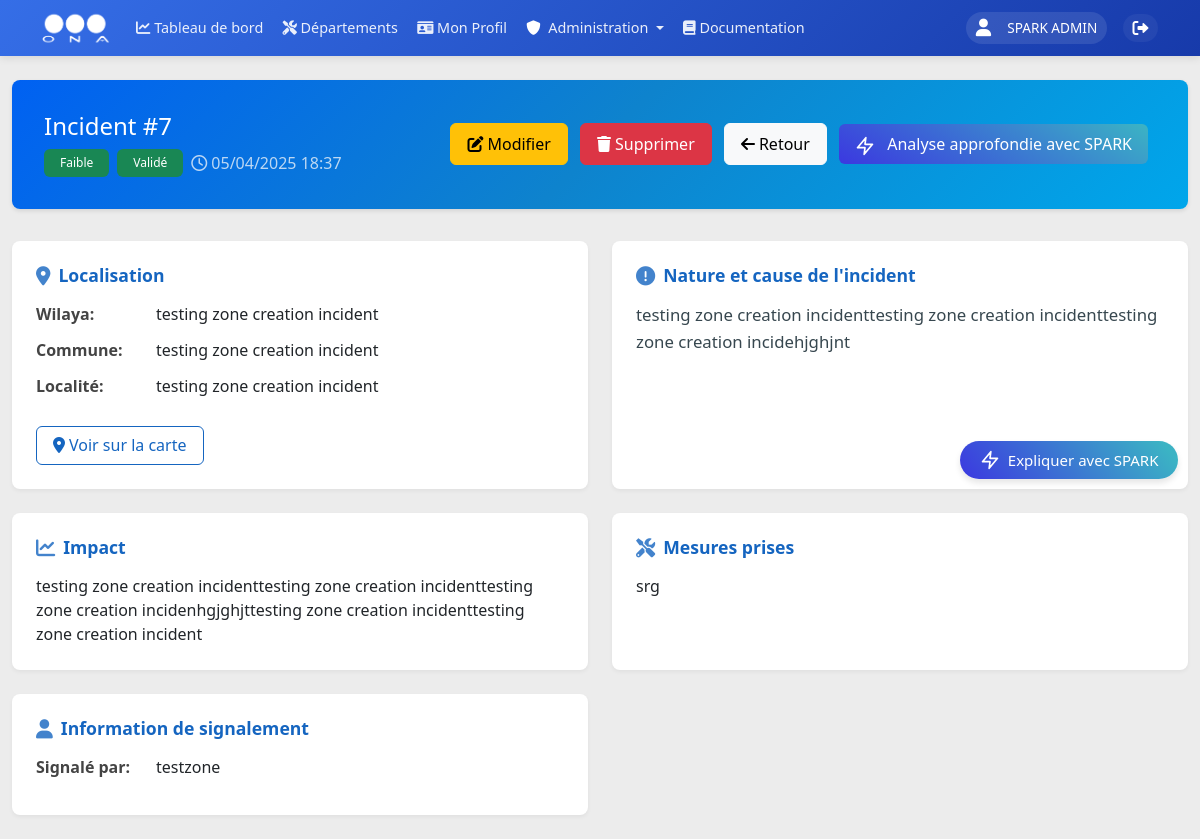
/incident/7 (signed in), run on an earlier commit of the app's database.
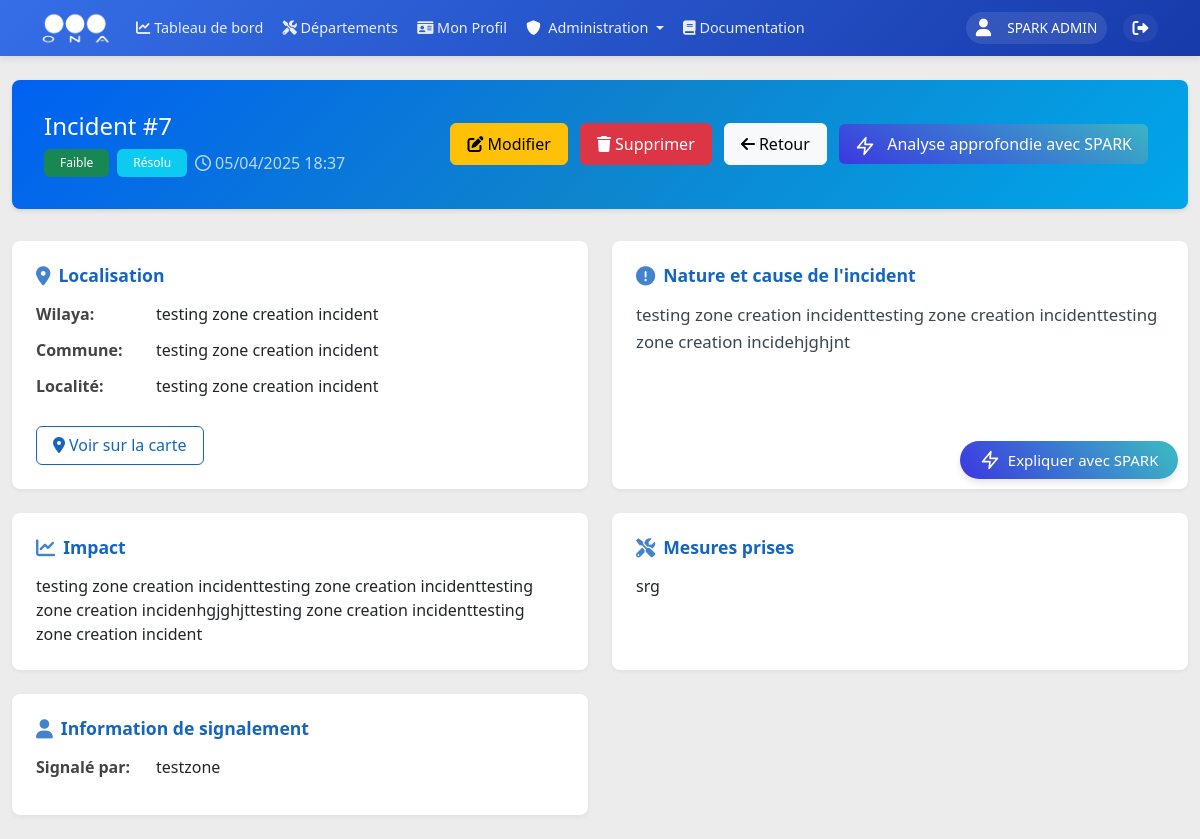
And on a later commit of the database.
### models.py (models this page shows, shortened)
class User(UserMixin, db.Model):
    __tablename__ = 'users'
    id = db.Column(db.Integer, primary_key=True)
    username = db.Column(db.String(80), unique=True, nullable=False, index=True)
    nickname = db.Column(db.String(80), index=True)
    email = db.Column(db.String(120), unique=True, nullable=True, index=True)
    password_hash = db.Column(db.String(128))
    role = db.Column(db.String(20), nullable=False, default=UserRole.UTILISATEUR, index=True)
    is_active = db.Column(db.Boolean, default=True, index=True)
    last_login = db.Column(db.DateTime, index=True)
    unit_id = db.Column(db.Integer, db.ForeignKey('units.id', ondelete='SET NULL'), nullable=True, index=True)
    zone_id = db.Column(db.Integer, db.ForeignKey('zones.id', ondelete='SET NULL'), nullable=True, index=True)
    created_at = db.Column(db.DateTime, default=datetime.utcnow, index=True)
    updated_at = db.Column(db.DateTime, default=datetime.utcnow, onupdate=datetime.utcnow, index=True)
    profile = db.relationship('UserProfile', backref='user', uselist=False, lazy=True, cascade='all, delete-orphan')
    incidents = db.relationship('Incident', backref='author', lazy=True)

class Incident(db.Model):
    __tablename__ = 'incidents'
    id = db.Column(db.Integer, primary_key=True)
    title = db.Column(db.String(200), nullable=False, index=True)
    wilaya = db.Column(db.String(50), nullable=False, index=True)
    commune = db.Column(db.String(100), nullable=False, index=True)
    localite = db.Column(db.String(200), nullable=False, index=True)
    structure_type = db.Column(db.String(50), nullable=False, default='Conduits', index=True)
    nature_cause = db.Column(db.Text, nullable=False, index=True)
    date_incident = db.Column(db.DateTime, nullable=False, index=True)
    mesures_prises = db.Column(db.Text)
    impact = db.Column(db.Text, nullable=False)
    gravite = db.Column(db.String(50), nullable=False, index=True)
    status = db.Column(db.String(20), nullable=False, default='Nouveau', index=True)
    date_resolution = db.Column(db.DateTime, index=True)
    resolution_notes = db.Column(db.Text)
    user_id = db.Column(db.Integer, db.ForeignKey('users.id'), nullable=False, index=True)
    unit_id = db.Column(db.Integer, db.ForeignKey('units.id'), nullable=False, index=True)
    center_id = db.Column(db.Integer, db.ForeignKey('centers.id'), index=True)
    drawn_shapes = db.Column(JSON, nullable=True)
    latitude = db.Column(db.Float, nullable=True)
    longitude = db.Column(db.Float, nullable=True)
    is_valid = db.Column(db.Boolean, default=False, nullable=False, index=True)
    created_at = db.Column(db.DateTime, default=datetime.utcnow, index=True)
    updated_at = db.Column(db.DateTime, default=datetime.utcnow, onupdate=datetime.utcnow, index=True)

### routes/incidents.py (the view)
@incidents.route('/incident/<int:incident_id>')
@login_required
@permission_required(Permission.VIEW_INCIDENT)
def view_incident(incident_id):
    incident = Incident.query.get_or_404(incident_id)
    if current_user.role in [UserRole.ADMIN, UserRole.EMPLOYEUR_DG]:
        pass
    elif current_user.role == UserRole.EMPLOYEUR_ZONE:
        incident_unit = Unit.query.get(incident.unit_id)
        if not incident_unit or incident_unit.zone_id != current_user.zone_id:
            flash('Vous n\'avez pas accès à cet incident.', 'danger')
            return redirect(url_for(INCIDENT_LIST))
    else:
        if current_user.unit_id != incident.unit_id:
            flash('Vous n\'avez pas accès à cet incident.', 'danger')
            return redirect(url_for(INCIDENT_LIST))
    can_edit = context_permission_check(Permission.EDIT_INCIDENT)
    can_validate = context_permission_check(Permission.RESOLVE_INCIDENT)
    return render_template('incidents/view_incident.html',
                           incident=incident,
                           UserRole=UserRole,
                           can_edit=can_edit,
                           can_validate=can_validate)

### templates/incidents/view_incident.html (shortened to what this page needs)
{% extends "base/base.html" %}
{% block extra_css %}
<link rel="stylesheet" href="{{ url_for('static', filename='css/view_incident.css') }}">
{% endblock %}
{% block content %}
<div class="container-fluid py-4">
    <div class="incident-header position-relative"
        data-incident-date="{{ incident.date_incident.strftime('%d/%m/%Y %H:%M') }}"
        data-incident-location="{{ incident.wilaya }}, {{ incident.commune }}, {{ incident.localite }}"
        data-incident-type="{{ incident.nature_cause }}"
    >
        <div class="d-flex justify-content-between align-items-center">
            <div>
                <h4 class="mb-2">Incident #{{ incident.id }}</h4>
                <div class="d-flex gap-2 align-items-center">
                    <span class="badge bg-{{ 'danger' if incident.gravite == 'Critique' else 'warning' if incident.gravite == 'Élevée' else 'info' if incident.gravite == 'Moyenne' else 'success' }}">
                        {{ incident.gravite }}
                    </span>
                    <span class="badge
                        {% if incident.status == 'En Cours' %}bg-warning
                        {% elif incident.status == 'Validé' %}bg-success
                        {% elif incident.status == 'Résolu' %}bg-info
                        {% else %}bg-secondary{% endif %}
                        text-white">
                        {{ incident.status }}
                    </span>
                    <span class="text-light opacity-75">
                        <i class="far fa-clock me-1"></i>{{ incident.date_incident.strftime('%d/%m/%Y %H:%M') }}
                    </span>
                </div>
            </div>
            <div>
                {% if current_user.role == 'Admin' %}
                <a href="{{ url_for('incidents.edit_incident', incident_id=incident.id) }}" class="btn btn-warning action-btn me-2">
                    <i class="fas fa-edit me-1"></i>Modifier
                </a>
                <button type="button" class="btn btn-danger action-btn me-2" data-bs-toggle="modal" data-bs-target="#deleteModal">
                    <i class="fas fa-trash me-1"></i>Supprimer
                </button>
                {% endif %}
                <a href="{{ url_for('incidents.incident_list') }}" class="btn btn-light action-btn me-2">
                    <i class="fas fa-arrow-left me-1"></i>Retour
                </a>
                <button type="button" id="deep-analysis-spark-btn" class="btn btn-primary action-btn me-2">
                    <svg xmlns="http://www.w3.org/2000/svg" width="20" height="20" viewBox="0 0 24 24" fill="none" stroke="white" stroke-width="2" stroke-linecap="round" stroke-linejoin="round" class="feather feather-zap text-warning me-2">
                        <polygon points="13 2 3 14 12 14 11 22 21 10 12 10 13 2"></polygon>
                    </svg>
                    Analyse approfondie avec SPARK
                </button>
            </div>
        </div>
    </div>
    <div class="row g-4">
        <div class="col-md-6">
            <div class="info-card position-relative">
                <h6 class="info-title">
                    <i class="fas fa-map-marker-alt"></i>
                    Localisation
                </h6>
                <div class="info-item">
                    <span class="info-label">Wilaya:</span>
                    <span class="info-value">{{ incident.wilaya }}</span>
                </div>
                <div class="info-item">
                    <span class="info-label">Commune:</span>
                    <span class="info-value">{{ incident.commune }}</span>
                </div>
                <div class="info-item">
                    <span class="info-label">Localité:</span>
                    <span class="info-value">{{ incident.localite }}</span>
                </div>
                <button type="button" class="map-btn mt-3" data-bs-toggle="modal" data-bs-target="#mapModal">
                    <i class="fas fa-map-marker-alt me-1"></i>Voir sur la carte
                </button>
            </div>
        </div>
        <div class="col-md-6">
            <div class="info-card position-relative nature-cause-card">
                <button id="ai-explanation-btn" class="btn">
                    <div class="d-flex align-items-center">
                        <svg xmlns="http://www.w3.org/2000/svg" width="20" height="20" viewBox="0 0 24 24" fill="none" stroke="white" stroke-width="2" stroke-linecap="round" stroke-linejoin="round" class="feather feather-zap text-warning me-2">
                            <polygon points="13 2 3 14 12 14 11 22 21 10 12 10 13 2"></polygon>
                        </svg>
                        Expliquer avec SPARK
                    </div>
                </button>
                <h6 class="info-title">
                    <i class="fas fa-exclamation-circle"></i>
                    Nature et cause de l'incident
                </h6>
                <p class="mb-0 incident-description" data-incident-description>{{ incident.nature_cause }}</p>
            </div>
        </div>
        <div class="col-md-6">
            <div class="info-card">
                <h6 class="info-title">
                    <i class="fas fa-chart-line"></i>
                    Impact
                </h6>
                <p class="mb-0">{{ incident.impact }}</p>
            </div>
        </div>
        <div class="col-md-6">
            <div class="info-card">
                <h6 class="info-title">
                    <i class="fas fa-tools"></i>
                    Mesures prises
                </h6>
                <p class="mb-0">{{ incident.mesures_prises }}</p>
            </div>
        </div>
        <div class="col-md-6">
            <div class="info-card">
                <h6 class="info-title">
                    <i class="fas fa-user"></i>
                    Information de signalement
                </h6>
                <div class="info-item">
                    <span class="info-label">Signalé par:</span>
                    <span class="info-value">{{ incident.author.username }}</span>
                </div>
            </div>
        </div>
    </div>
</div>
{% endblock %}

### templates/base/base.html (shortened to what this page needs)
<!DOCTYPE html>
<html lang="fr" dir="ltr">
<head>
    <link href="https://cdn.jsdelivr.net/npm/bootstrap@5.1.3/dist/css/bootstrap.min.css" rel="stylesheet">
    <link href="https://cdnjs.cloudflare.com/ajax/libs/font-awesome/6.0.0/css/all.min.css" rel="stylesheet">
    <link rel="stylesheet" href="https://unpkg.com/leaflet@1.9.4/dist/leaflet.css" />
    <link rel="stylesheet" href="https://cdn.datatables.net/1.11.5/css/dataTables.bootstrap5.min.css">
    {% block extra_css %}{% endblock %}
</head>
<body>
    <nav class="navbar navbar-expand-lg sticky-top">
        <div class="container">
            <a class="navbar-brand" href="{{ url_for('main_dashboard.dashboard') }}">
                <img src="{{ url_for('static', filename='images/ona_logo.png') }}" alt="ONA">
            </a>
            <div class="collapse navbar-collapse" id="navbarNav">
                <ul class="navbar-nav me-auto mb-2 mb-lg-0">
                    <li class="nav-item">
                        <a class="nav-link" href="{{ url_for('main_dashboard.dashboard') }}">
                            <i class="fas fa-chart-line"></i>
                            <span>Tableau de bord</span>
                        </a>
                    </li>
                    <li class="nav-item">
                        <a class="nav-link" href="{{ url_for('departements') }}">
                            <i class="fas fa-tools"></i>
                            <span>Départements</span>
                        </a>
                    </li>
                    {% if current_user.is_authenticated %}
                    <li class="nav-item">
                        <a class="nav-link" href="{{ url_for('profiles.view_profile') }}">
                            <i class="fas fa-id-card"></i>
                            <span>Mon Profil</span>
                        </a>
                    </li>
                    {% if current_user.role == 'Admin' %}
                    <li class="nav-item dropdown">
                        <a class="nav-link dropdown-toggle" href="#" id="adminDropdown" role="button" data-bs-toggle="dropdown">
                            <i class="fas fa-shield-alt text-white me-1"></i> Administration
                        </a>
                    </li>
                    {% endif %}
                    {% endif %}
                    <li class="nav-item">
                        <a class="nav-link {% if active_page == 'documentation' %}active{% endif %}" href="{{ url_for('documentation.view_documentation') }}">
                            <i class="fas fa-book"></i> Documentation
                        </a>
                    </li>
                </ul>
                <div class="user-section">
                    <div class="d-flex align-items-center">
                        {% if current_user.is_authenticated %}
                            <div class="user-info">
                                <i class="fas fa-user me-2"></i>
                                <span>
                                    {% if current_user.nickname %}
                                        {{ current_user.nickname }}
                                    {% else %}
                                        {{ current_user.username }}
                                    {% endif %}
                                </span>
                            </div>
                            <a href="{{ url_for('auth.logout') }}" class="logout-btn text-white text-decoration-none ms-2" title="Déconnexion">
                                <i class="fas fa-sign-out-alt"></i>
                            </a>
                        {% else %}
                            <a href="{{ url_for('auth.login') }}" class="btn btn-light">Connexion</a>
                        {% endif %}
                    </div>
                </div>
            </div>
        </div>
    </nav>
    {% block content %}{% endblock %}
</body>
</html>

What changed in the data, as far as the page shows it:
changed Incident "testing zone creation incident": status "Validé" → "Résolu"
